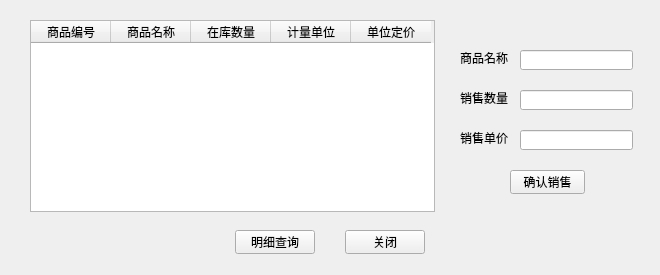
<?xml version="1.0" encoding="UTF-8"?>
<ui version="4.0">
 <class>Form</class>
 <widget class="QWidget" name="Form">
  <property name="geometry">
   <rect>
    <x>0</x>
    <y>0</y>
    <width>660</width>
    <height>275</height>
   </rect>
  </property>
  <property name="windowTitle">
   <string>Form</string>
  </property>
  <widget class="QTableWidget" name="tableWidget">
   <property name="geometry">
    <rect>
     <x>30</x>
     <y>20</y>
     <width>405</width>
     <height>192</height>
    </rect>
   </property>
   <attribute name="horizontalHeaderDefaultSectionSize">
    <number>80</number>
   </attribute>
   <column>
    <property name="text">
     <string>商品编号</string>
    </property>
   </column>
   <column>
    <property name="text">
     <string>商品名称</string>
    </property>
   </column>
   <column>
    <property name="text">
     <string>在库数量</string>
    </property>
   </column>
   <column>
    <property name="text">
     <string>计量单位</string>
    </property>
   </column>
   <column>
    <property name="text">
     <string>单位定价</string>
    </property>
   </column>
  </widget>
  <widget class="QLabel" name="label">
   <property name="geometry">
    <rect>
     <x>460</x>
     <y>50</y>
     <width>54</width>
     <height>16</height>
    </rect>
   </property>
   <property name="text">
    <string>商品名称</string>
   </property>
  </widget>
  <widget class="QLabel" name="label_2">
   <property name="geometry">
    <rect>
     <x>460</x>
     <y>90</y>
     <width>54</width>
     <height>16</height>
    </rect>
   </property>
   <property name="text">
    <string>销售数量</string>
   </property>
  </widget>
  <widget class="QLineEdit" name="cNameEdit">
   <property name="geometry">
    <rect>
     <x>520</x>
     <y>50</y>
     <width>113</width>
     <height>20</height>
    </rect>
   </property>
  </widget>
  <widget class="QLineEdit" name="cQuantityEdit">
   <property name="geometry">
    <rect>
     <x>520</x>
     <y>90</y>
     <width>113</width>
     <height>20</height>
    </rect>
   </property>
  </widget>
  <widget class="QPushButton" name="saleButton">
   <property name="geometry">
    <rect>
     <x>510</x>
     <y>170</y>
     <width>75</width>
     <height>24</height>
    </rect>
   </property>
   <property name="text">
    <string>确认销售</string>
   </property>
  </widget>
  <widget class="QPushButton" name="exitButton">
   <property name="geometry">
    <rect>
     <x>345</x>
     <y>230</y>
     <width>80</width>
     <height>24</height>
    </rect>
   </property>
   <property name="text">
    <string>关闭</string>
   </property>
  </widget>
  <widget class="QPushButton" name="queryButton">
   <property name="geometry">
    <rect>
     <x>235</x>
     <y>230</y>
     <width>80</width>
     <height>24</height>
    </rect>
   </property>
   <property name="text">
    <string>明细查询</string>
   </property>
  </widget>
  <widget class="QLabel" name="label_3">
   <property name="geometry">
    <rect>
     <x>460</x>
     <y>130</y>
     <width>54</width>
     <height>16</height>
    </rect>
   </property>
   <property name="text">
    <string>销售单价</string>
   </property>
  </widget>
  <widget class="QLineEdit" name="cPriceEdit">
   <property name="geometry">
    <rect>
     <x>520</x>
     <y>130</y>
     <width>113</width>
     <height>20</height>
    </rect>
   </property>
  </widget>
 </widget>
 <resources/>
 <connections/>
</ui>
